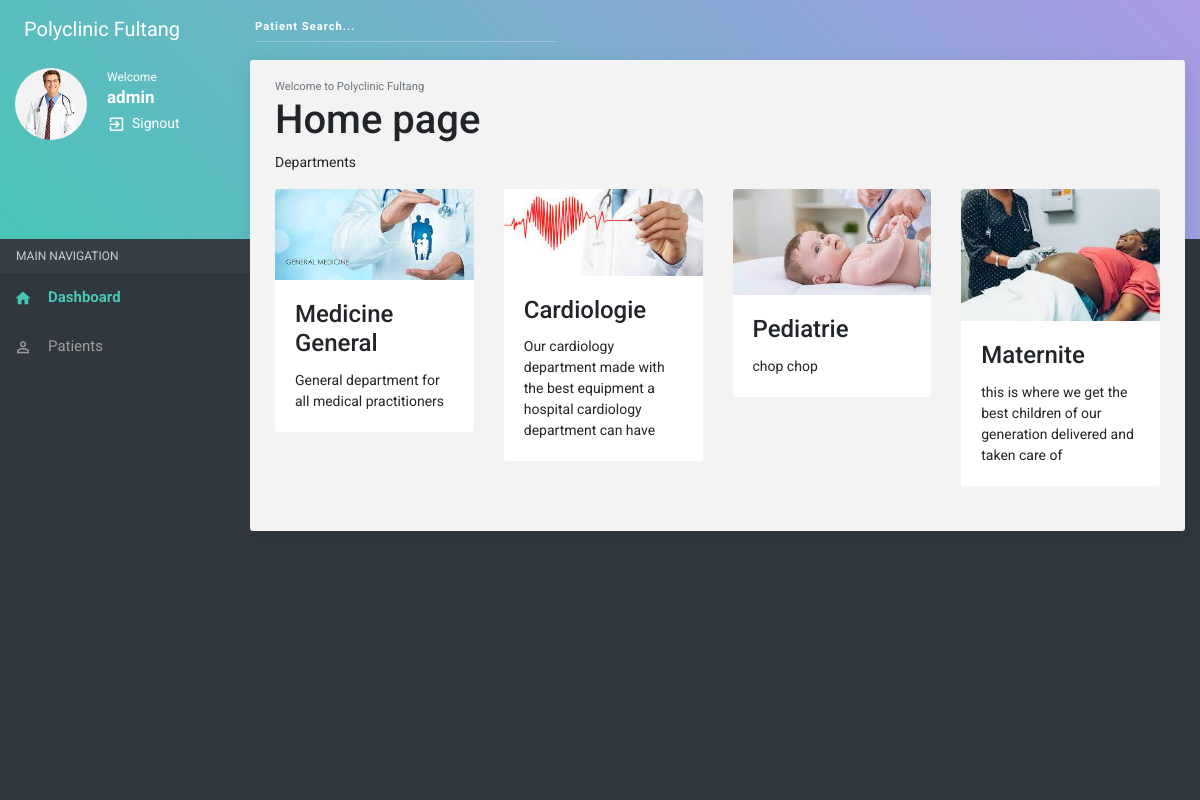
/home/ (signed in), run on the app's committed database.
### usermanagement/models.py (models this page shows, shortened)
class CustomUser(AbstractUser):
    role = models.CharField(max_length=20, default='NoRole', choices = Roles)

class Department(models.Model):
    name = models.CharField(max_length=100, choices = Departments)
    description = models.TextField()
    image = models.ImageField(blank=True, null=True)

### usermanagement/views.py (the view)
# urls.py: 2. Add a URL to urlpatterns:  path('', views.home, name='home')
def home(request):
    context = {
        'departments': Department.objects.all(),
    }
    return render(request, 'usermanagement/home.html', context)

### usermanagement/templates/usermanagement/home.html (shortened to what this page needs)
{% extends "usermanagement/base.html" %}
{% block body %}
<section class="content home">
    <div class="container-fluid">
        <small class="text-muted">Welcome to Polyclinic Fultang</small>
        <h1> Home page </h1>
        <p> Departments </p>
        <div class="row clearfix">
            {% for department in departments %}
            <div class="col-lg-3 col-md-6 col-sm-12">
                <div class="card">
                    <a href="{% url 'usermanagement:department_info' department.name %}">
                        <img class="card-img-top" src="{{ department.image.url }}" alt="Card image">
                    </a>
                    <div class="card-body">
                        <h4 class="card-title">{{department.get_name_display}}</h4>
                        <p class="card-text">{{department.description}}</p>
                    </div>
                </div>
            </div>
            {% endfor %}
        </div>
    </div>
</section>
{% endblock %}

### usermanagement/templates/usermanagement/base.html (shortened to what this page needs)
{% load static %}
<!DOCTYPE html>
<html>
<head>
<link rel="stylesheet" href="{% static 'usermanagement/plugins/bootstrap/css/bootstrap.min.css' %}"/>
<link rel="stylesheet" href="{% static 'usermanagement/plugins/morrisjs/morris.css' %}"/>
<link rel="stylesheet" href="{% static 'usermanagement/css/main.css' %}"/>
</head>
<body class="theme-cyan">
<div id="morphsearch" class="morphsearch">
    <form method="post" action="{% url 'usermanagement:search' %} "class="morphsearch-form">
        <div class="form-group m-0">
            <input required value="" type="search" placeholder="Patient Search..." name="search" class="form-control morphsearch-input" />
        </div>
    </form>
</div>
<nav class="navbar clearHeader">
    <div class="col-12">
        <div class="navbar-header"> <a href="javascript:void(0);" class="bars"></a> <a class="navbar-brand" href="{% url 'usermanagement:home' %}">Polyclinic Fultang</a> </div>
    </div>
</nav>
<section>
    <aside id="leftsidebar" class="sidebar">
        <div class="user-info">
            <div class="admin-image"> <img src="{% static 'usermanagement/images/random-avatar7.jpg' %}" alt=""> </div>
            <div class="admin-action-info"> <span>Welcome</span>
                <h3>{{ user.username }}</h3>
                <ul>
                   <span style="color:white;"> Signout </span><li><a href="{% url 'account_logout' %}" title="sign out" ><i class="zmdi zmdi-sign-in"></i></a></li>
                </ul>
            </div>
        </div>
         <div class="menu">
            <ul class="list">
                <li class="header">MAIN NAVIGATION</li>
                <li class="active open"><a href="index-2.html"><i class="zmdi zmdi-home"></i><span>Dashboard</span></a></li>
                <li><a href="{% url 'usermanagement:all_patients' %}" ><i class="zmdi zmdi-account-o"></i><span>Patients</span> </a></li>
            </ul>
        </div>
    </aside>
</section>
{% block body %}
{% endblock %}
</body>
</html>

### data on the page
CustomUser: username "admin"
Department: image (picture), name "Medicine General", description "General department for all medical practitioners"
Department: image (picture), name "Cardiologie", description "Our cardiology department made with the best equipment a hospital cardiology department can have"
Department: image (picture), name "Pediatrie", description "chop chop"
Department: image (picture), name "Maternite", description "this is where we get the best children of our generation delivered and taken care of"
